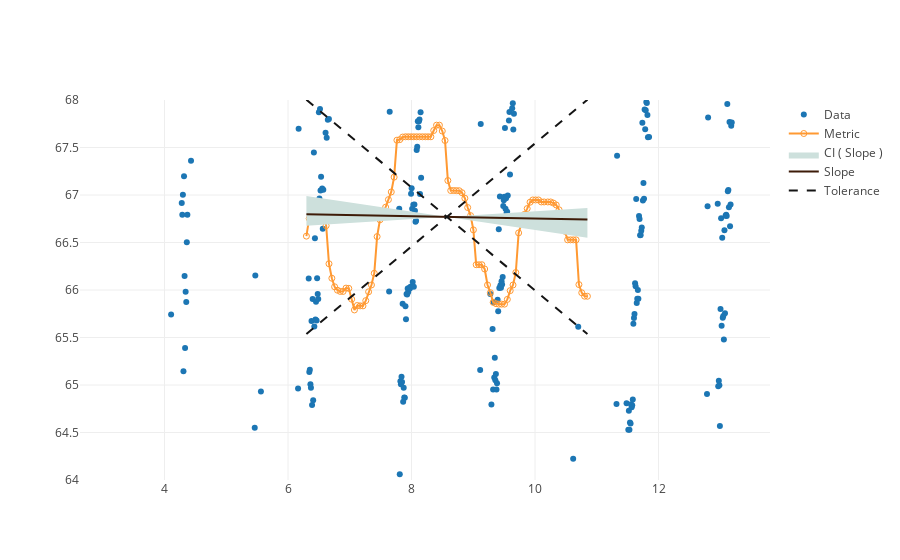

Notebook code cell kept with this figure:
### Markdown cell above
Let us zoom-in on the Y-axis to see the data from the convergence test better...

### Code cell
plot.update_layout(yaxis_range=[64,68])
plot.show()

### Figure 1 — Plotly figure (JSON) as saved in the notebook; plotly's stock layout.template omitted (floating-point values rounded to 4 significant figures; data arrays with more than 128 entries replaced by an {"elided": "..."} marker saying what was removed)
{"data": [{"marker": {"color": "#1C76B4"}, "mode": "markers", "name": "Data", "type": "scatter", "x": {"elided": "1008 float values"}, "y": {"elided": "1008 float values"}}, {"marker": {"color": "#FF9932", "symbol": "circle-open"}, "mode": "markers+lines", "name": "Metric", "type": "scatter", "x": [6.298, 6.343, 6.388, 6.435, 6.48, 6.526, 6.571, 6.618, 6.663, 6.71, 6.755, 6.8, 6.846, 6.892, 6.939, 6.984, 7.031, 7.075, 7.121, 7.167, 7.214, 7.259, 7.305, 7.351, 7.397, 7.442, 7.489, 7.535, 7.581, 7.626, 7.672, 7.718, 7.763, 7.809, 7.856, 7.902, 7.947, 7.992, 8.038, 8.085, 8.13, 8.176, 8.222, 8.267, 8.313, 8.36, 8.405, 8.451, 8.498, 8.542, 8.588, 8.635, 8.681, 8.727, 8.771, 8.817, 8.864, 8.909, 8.956, 9.002, 9.047, 9.093, 9.139, 9.184, 9.231, 9.276, 9.322, 9.368, 9.414, 9.46, 9.505, 9.551, 9.598, 9.644, 9.688, 9.734, 9.781, 9.826, 9.873, 9.919, 9.964, 10.01, 10.06, 10.1, 10.15, 10.21, 10.25, 10.3, 10.34, 10.39, 10.44, 10.48, 10.53, 10.57, 10.62, 10.66, 10.71, 10.76, 10.8, 10.85], "y": [66.57, 66.75, 66.84, 66.88, 66.88, 66.87, 66.79, 66.68, 66.28, 66.12, 66.03, 66.0, 65.98, 65.98, 66.02, 66.02, 65.9, 65.79, 65.84, 65.83, 65.83, 65.89, 65.98, 66.05, 66.18, 66.56, 66.74, 66.82, 66.87, 66.95, 67.03, 67.19, 67.58, 67.58, 67.61, 67.61, 67.61, 67.61, 67.61, 67.61, 67.61, 67.61, 67.61, 67.61, 67.61, 67.68, 67.73, 67.73, 67.67, 67.57, 67.15, 67.05, 67.05, 67.05, 67.05, 67.02, 66.97, 66.87, 66.78, 66.63, 66.27, 66.27, 66.27, 66.22, 66.05, 65.97, 65.87, 65.86, 65.85, 65.85, 65.85, 65.9, 65.99, 66.05, 66.18, 66.6, 66.7, 66.8, 66.86, 66.92, 66.95, 66.95, 66.95, 66.93, 66.93, 66.93, 66.93, 66.92, 66.89, 66.84, 66.76, 66.62, 66.53, 66.53, 66.53, 66.53, 66.06, 65.97, 65.94, 65.93]}, {"fill": "toself", "fillcolor": "#CDE0DC", "hoverinfo": "skip", "line": {"color": "rgba(0,0,0,0)"}, "name": "CI ( Slope )", "type": "scatter", "x": [6.298, 10.85, 10.85, 6.298], "y": [66.99, 66.55, 66.86, 66.68]}, {"hoverinfo": "skip", "line": {"color": "#3D1B08"}, "mode": "lines", "name": "Slope", "type": "scatter", "x": [6.298, 10.85], "y": [66.8, 66.74]}, {"hoverinfo": "skip", "line": {"color": "rgba(20,20,20,100)", "dash": "dash"}, "mode": "lines", "name": "Tolerance", "showlegend": false, "type": "scatter", "x": [6.298, 10.85], "y": [68.0, 65.54]}, {"hoverinfo": "skip", "line": {"color": "rgba(20,20,20,100)", "dash": "dash"}, "mode": "lines", "name": "Tolerance", "showlegend": true, "type": "scatter", "x": [6.298, 10.85], "y": [65.54, 68.0]}], "layout": {"title": {"text": ""}, "yaxis": {"range": [64, 68], "title": {"text": ""}}}}
